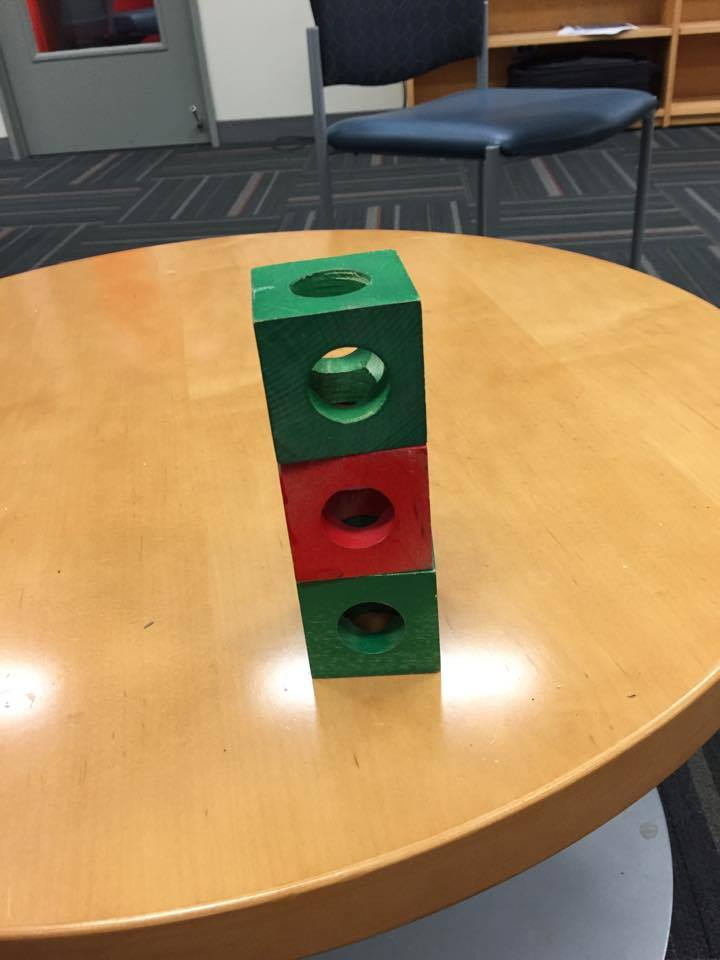
#> input picture OpenCVCode/blocks_3.jpg, 720 x 960 px
$ python filterGreenButton.py
#> lines starting #> are read from the running program, lines starting #| are printed output that depends on the picture
# -*- coding: utf-8 -*-
"""
Created on Mon Jan 23 20:48:41 2017

@author: arinz
"""

import cv2
import numpy as np
import copy

rg = 1.7
rb = 1.7
gr = 1.15
gb = 1.0

img2 = cv2.imread('blocks_3.jpg')
#> img2 is the input picture: shape (960, 720, 3); mean B, G, R 91.4, 130.7, 160
img2a = copy.copy(img2)
b,g,r = cv2.split(img2)
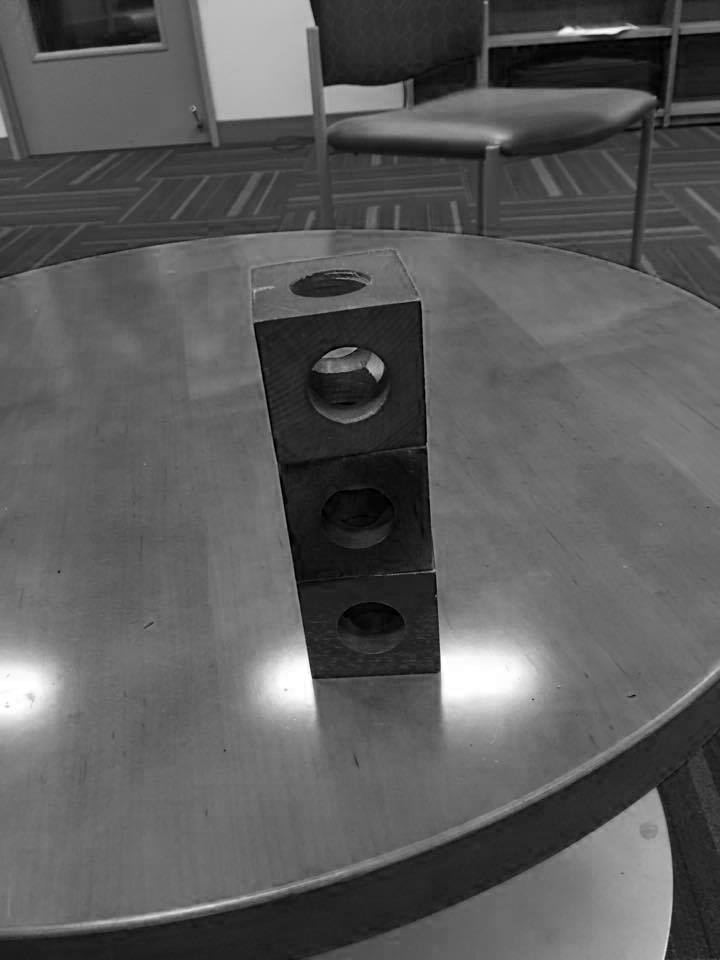
#> b: shape (960, 720); min 0, max 255, mean 91.4
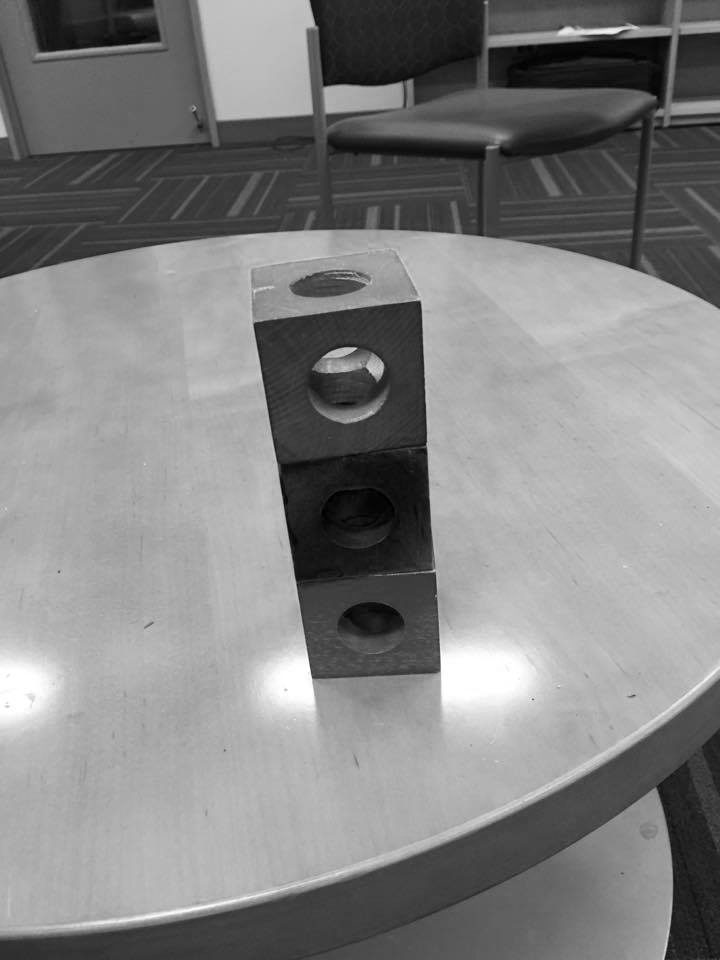
#> g: shape (960, 720); min 0, max 255, mean 130.7
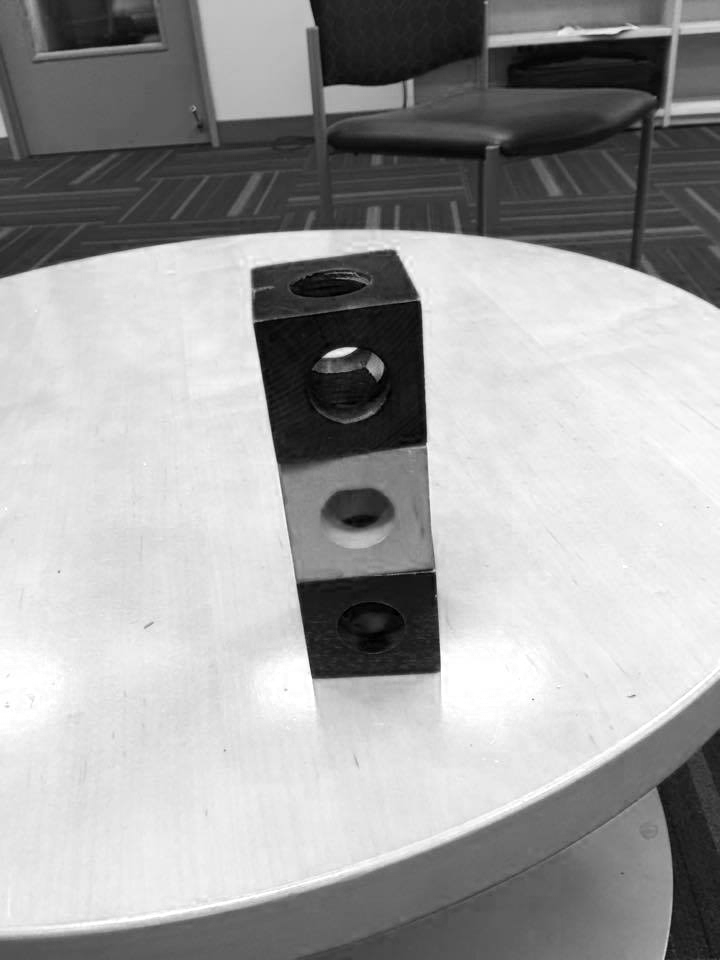
#> r: shape (960, 720); min 0, max 255, mean 160
img2a[((r>(rg*g)) & (r>(rb*b)))] = [0,0,255]
img2a[((g>(gr*r)) & (g>(gb*b)))] = [0,255,0]
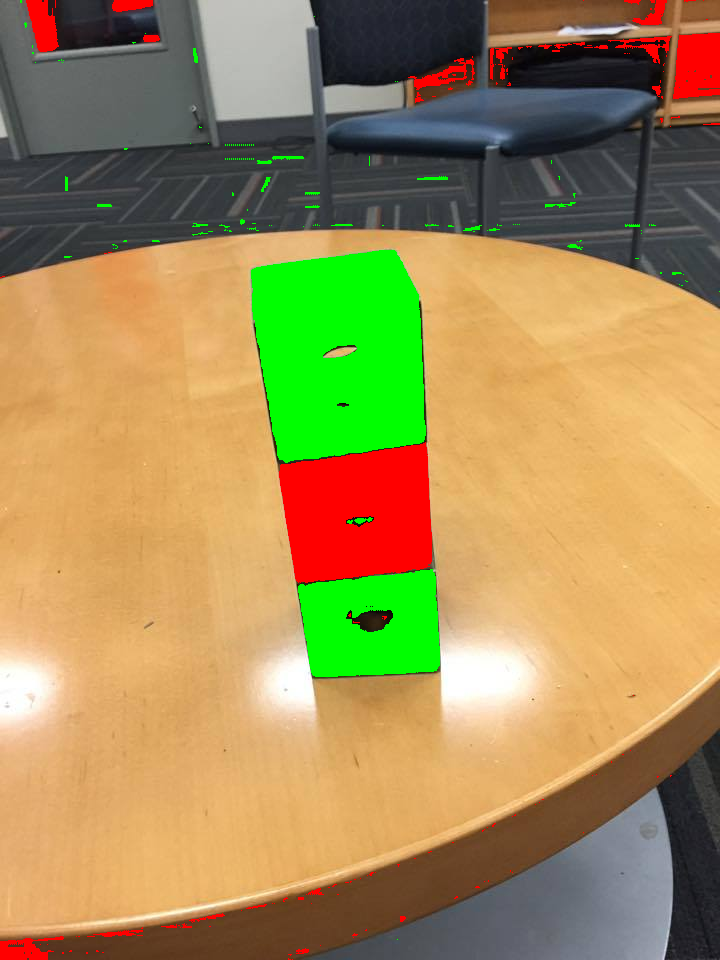
#> img2a: shape (960, 720, 3); mean B, G, R 87.3, 141, 163.2
img2a[~(((g>(gr*r)) & (g>(gb*b)))|((r>(rg*g)) & (r>(rb*b))))] = [0,0,0]
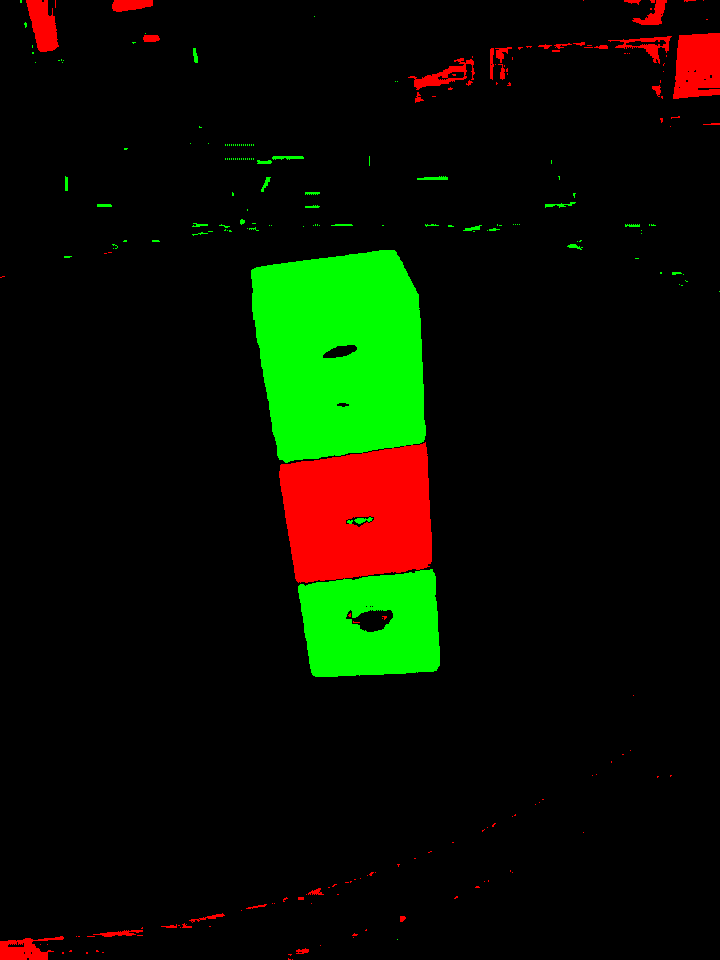
#> img2a: shape (960, 720, 3); mean B, G, R 0, 16.4, 9.5
#img2a = cv2.cvtColor(img2a,cv2.COLOR_BGR2GRAY)

cv2.imshow("original", img2)
cv2.imshow("filtered", img2a)

#if cv2.waitKey(1) & 0xFF == ord('q'):
#    # When everything done, release the capture
#    cv2.destroyAllWindows()
cv2.waitKey(0)
cv2.destroyAllWindows()

$ run again, with OpenCVCode/blocks_2.jpg copied over OpenCVCode/blocks_3.jpg
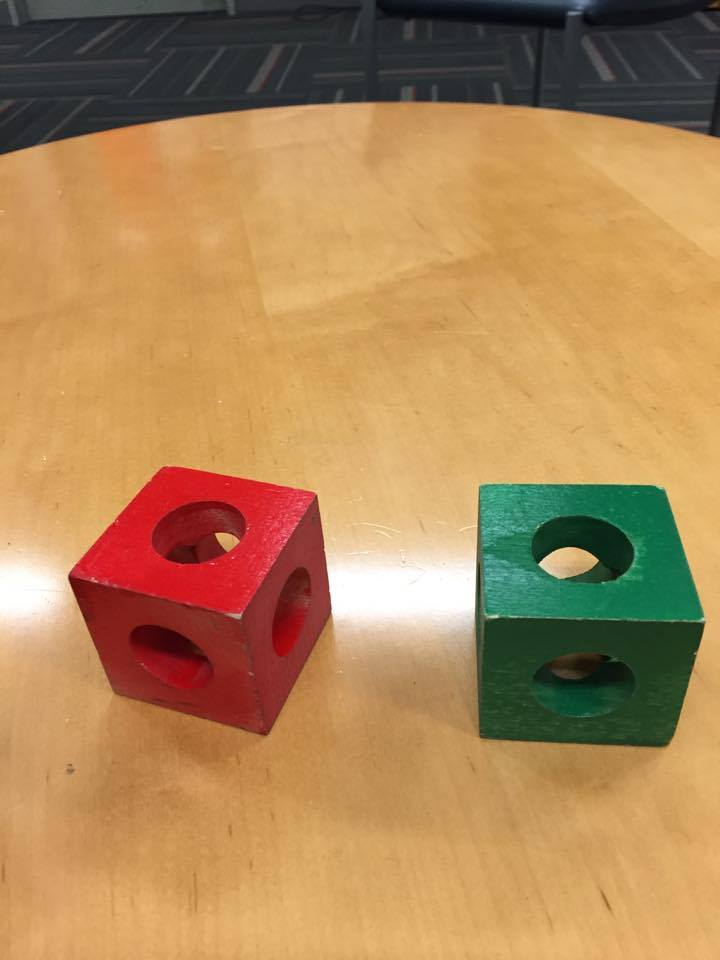
#> input picture OpenCVCode/blocks_2.jpg, 720 x 960 px
#> img2 is the input picture: shape (960, 720, 3); mean B, G, R 87.9, 134.8, 175.4
#> `b,g,r = cv2.split(img2)`:
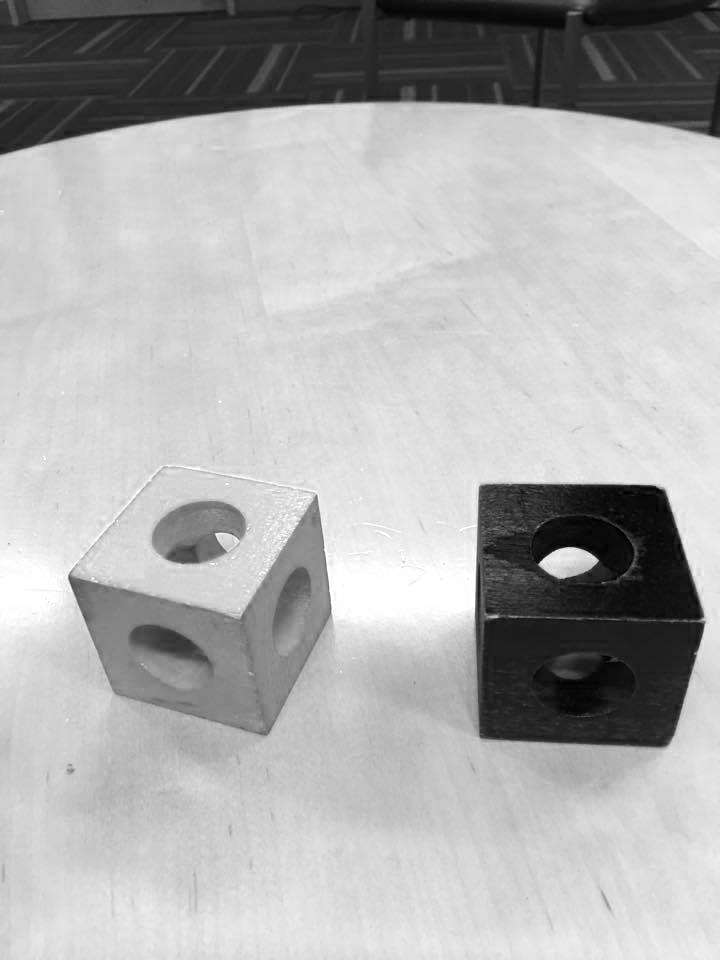
#> r: shape (960, 720); min 0, max 255, mean 175.4
#> `img2a[~(((g>(gr*r)) & (g>(gb*b)))|((r>(rg*g)) & (r>(rb*b))))] = [0,0,0]`:
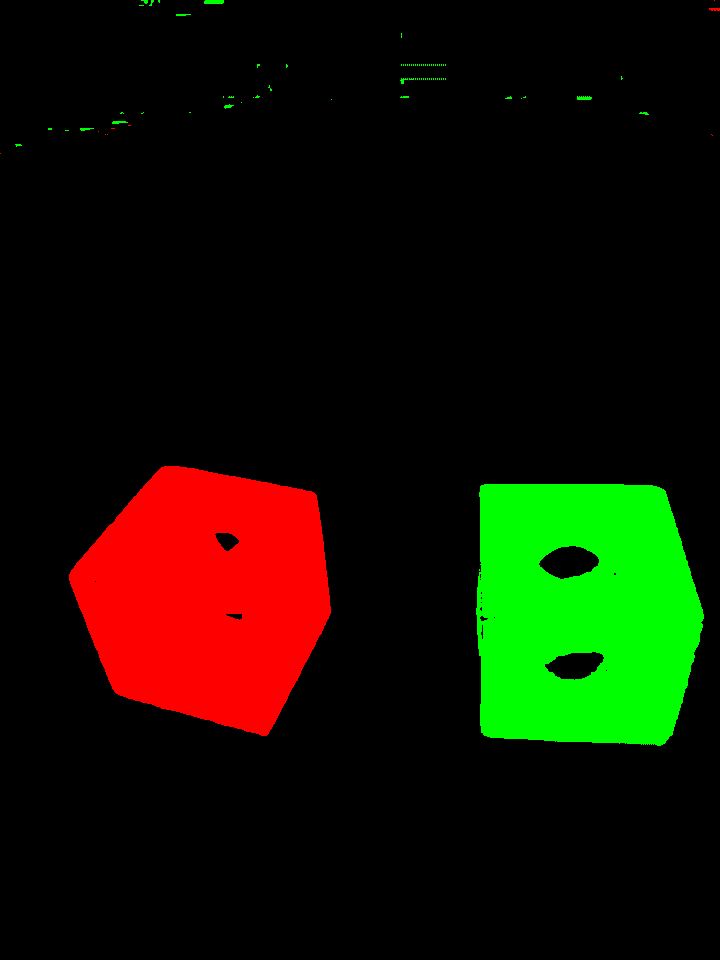
#> img2a: shape (960, 720, 3); mean B, G, R 0, 18.8, 18.9

$ run again, with OpenCVCode/blocks_4.jpg copied over OpenCVCode/blocks_3.jpg
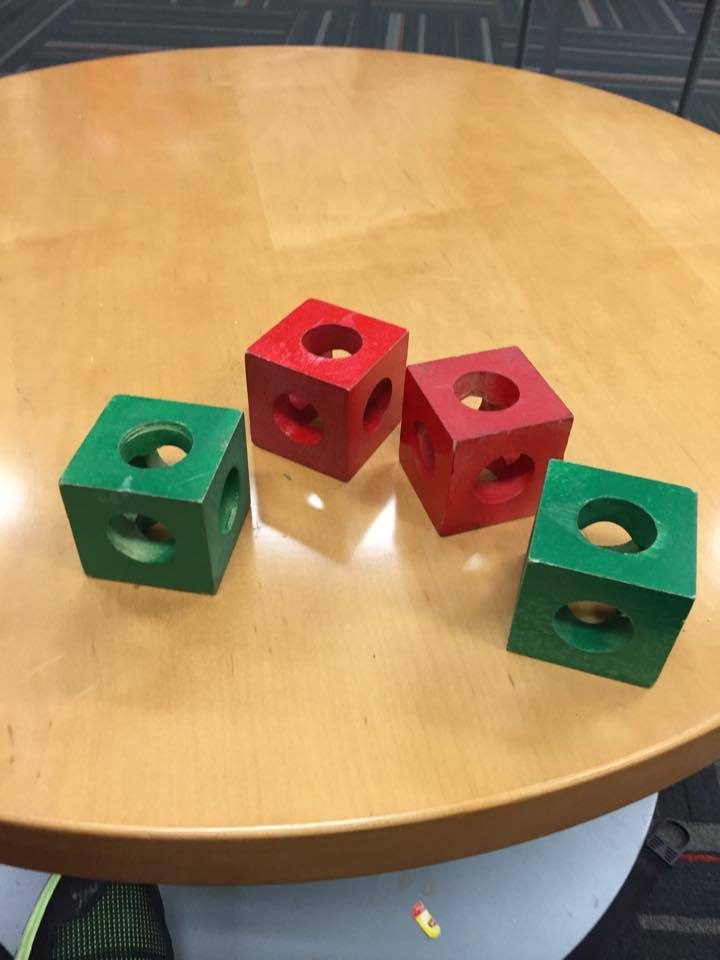
#> input picture OpenCVCode/blocks_4.jpg, 720 x 960 px
#> img2 is the input picture: shape (960, 720, 3); mean B, G, R 100.1, 142.6, 172.9
#> `b,g,r = cv2.split(img2)`:
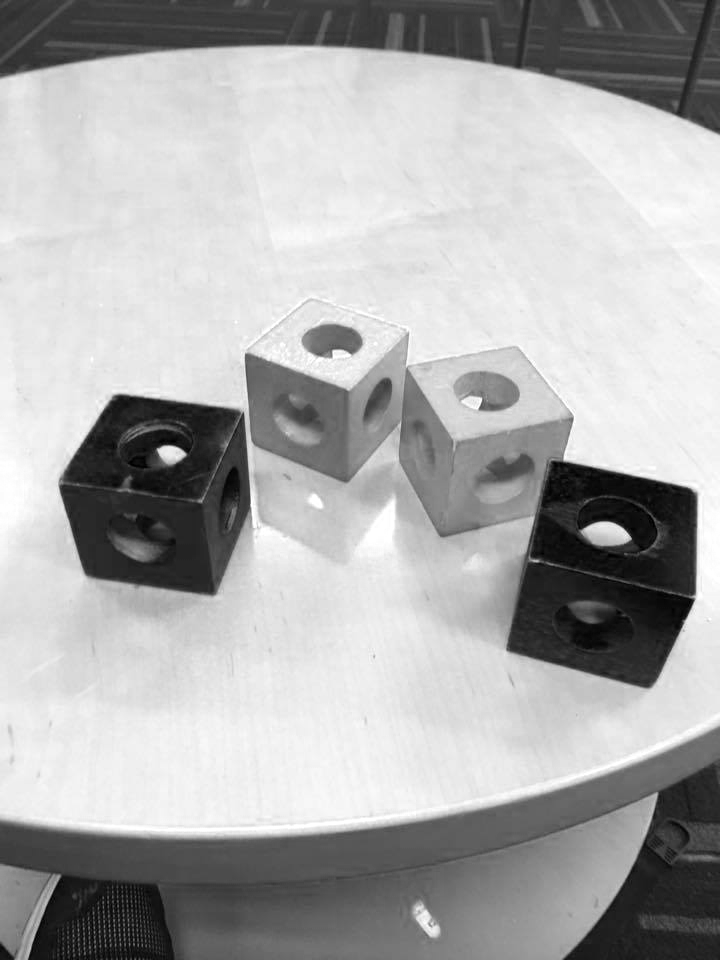
#> r: shape (960, 720); min 0, max 255, mean 172.9
#> `img2a[~(((g>(gr*r)) & (g>(gb*b)))|((r>(rg*g)) & (r>(rb*b))))] = [0,0,0]`:
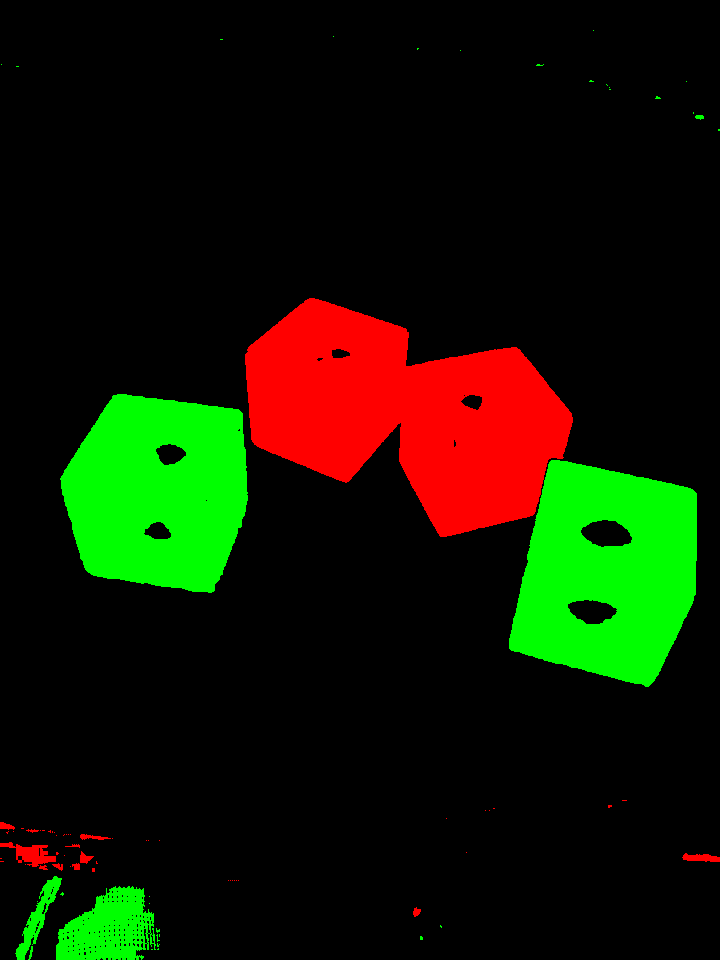
#> img2a: shape (960, 720, 3); mean B, G, R 0, 24.2, 17.7

$ run again, with OpenCVCode/blocks_4_1.jpg copied over OpenCVCode/blocks_3.jpg
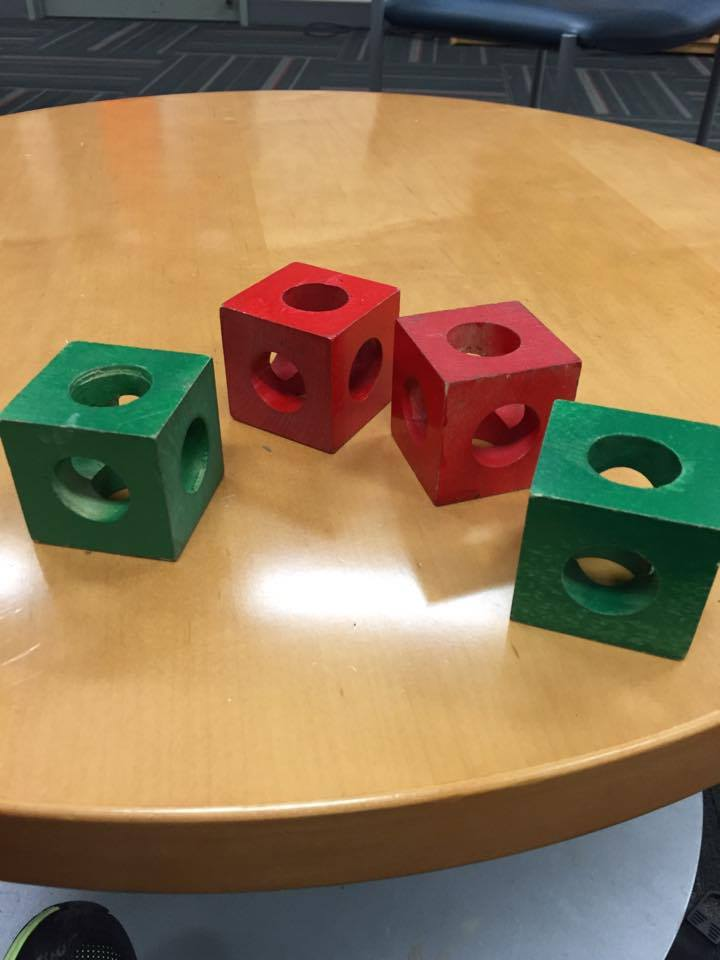
#> input picture OpenCVCode/blocks_4_1.jpg, 720 x 960 px
#> img2 is the input picture: shape (960, 720, 3); mean B, G, R 86.7, 119.7, 144.2
#> `b,g,r = cv2.split(img2)`:
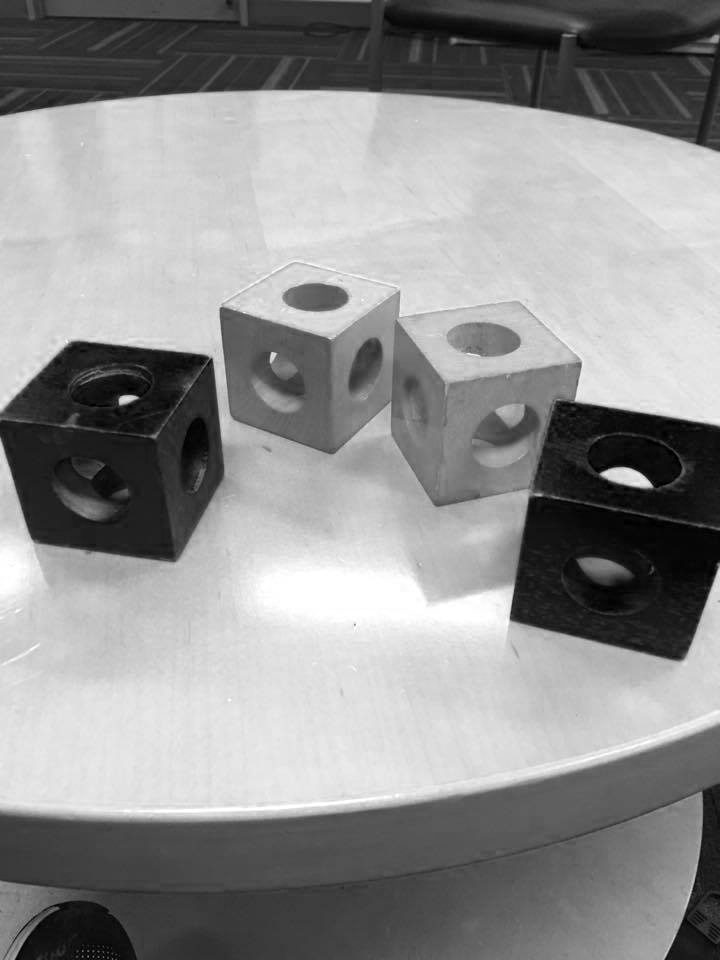
#> r: shape (960, 720); min 0, max 255, mean 144.2
#> `img2a[~(((g>(gr*r)) & (g>(gb*b)))|((r>(rg*g)) & (r>(rb*b))))] = [0,0,0]`:
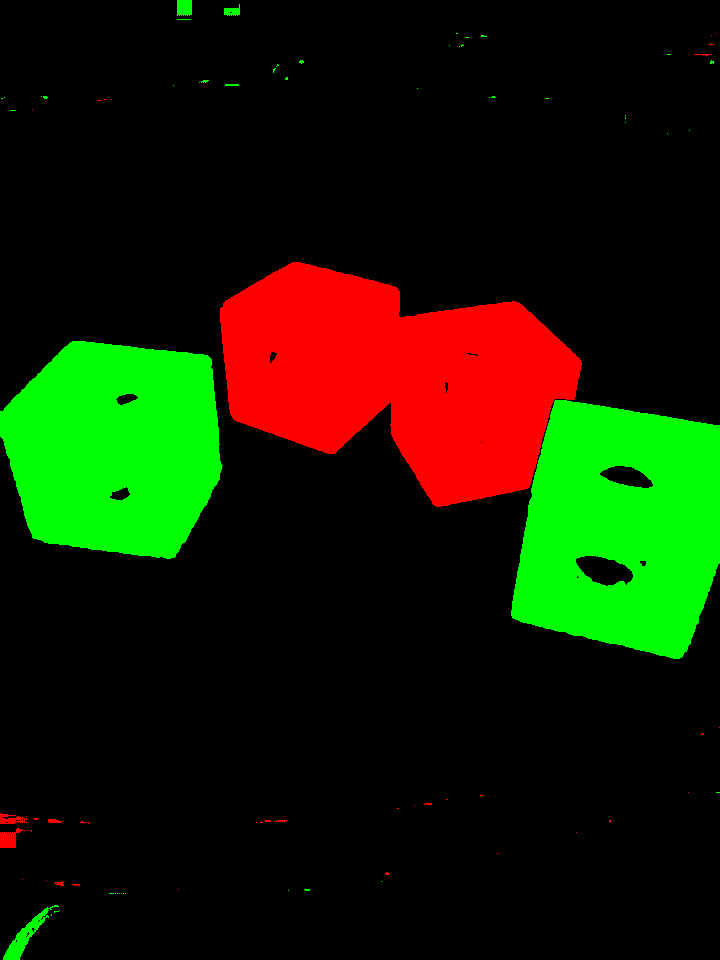
#> img2a: shape (960, 720, 3); mean B, G, R 0, 29.8, 20.8
